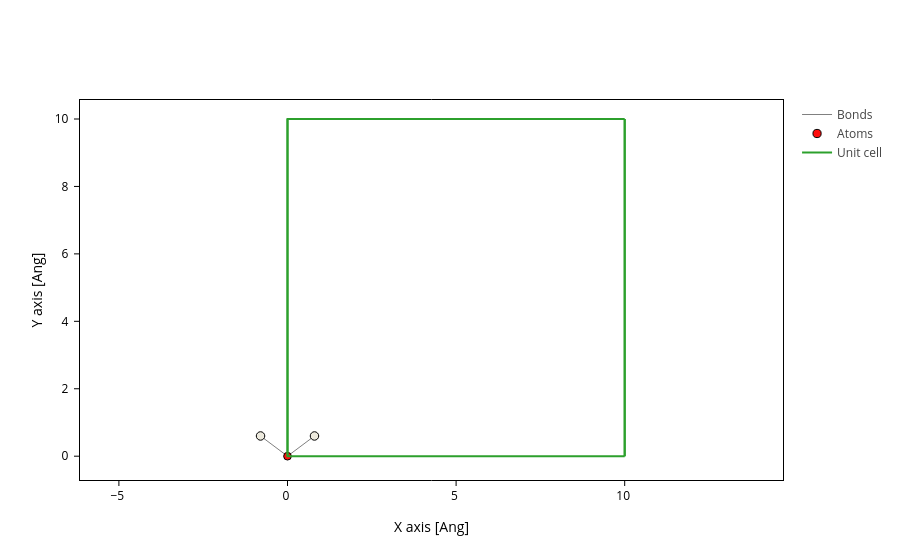

Notebook source saved alongside this figure:
### Code cell
system.plot(axes="xy") #aixo de q no estigui centrada es una putada, pq nsq en un altre programa, et tallara l estructura

### Figure 1 — Plotly figure (JSON) as saved in the notebook; plotly's stock layout.template omitted (floating-point values rounded to 4 significant figures)
{"data": [{"line": {"color": "gray", "width": 1}, "meta": {}, "mode": "lines", "name": "Bonds", "opacity": 1, "type": "scatter", "x": [0.0, 0.04211, 0.08421, 0.1263, 0.1684, 0.2105, 0.2526, 0.2947, 0.3368, 0.3789, 0.4211, 0.4632, 0.5053, 0.5474, 0.5895, 0.6316, 0.6737, 0.7158, 0.7579, 0.8, NaN, 0.0, -0.04211, -0.08421, -0.1263, -0.1684, -0.2105, -0.2526, -0.2947, -0.3368, -0.3789, -0.4211, -0.4632, -0.5053, -0.5474, -0.5895, -0.6316, -0.6737, -0.7158, -0.7579, -0.8, NaN], "y": [0.0, 0.03158, 0.06316, 0.09474, 0.1263, 0.1579, 0.1895, 0.2211, 0.2526, 0.2842, 0.3158, 0.3474, 0.3789, 0.4105, 0.4421, 0.4737, 0.5053, 0.5368, 0.5684, 0.6, NaN, 0.0, 0.03158, 0.06316, 0.09474, 0.1263, 0.1579, 0.1895, 0.2211, 0.2526, 0.2842, 0.3158, 0.3474, 0.3789, 0.4105, 0.4421, 0.4737, 0.5053, 0.5368, 0.5684, 0.6, NaN]}, {"marker": {"color": ["#FF0D0D", "#EDEADE", "#EDEADE"], "line": {"color": "black", "width": 1}, "opacity": 1, "size": [7.68, 8.48, 8.48]}, "meta": {}, "mode": "markers", "name": "Atoms", "opacity": 1, "type": "scatter", "x": [0.0, 0.8, -0.8], "y": [0.0, 0.6, 0.6]}, {"meta": {}, "mode": "lines", "name": "Unit cell", "type": "scatter", "x": [0.0, 0.0, 10.0, 10.0, 0.0, 0.0, NaN, 0.0, 0.0, 0.0, 10.0, 10.0, 0.0, NaN, 10.0, 10.0, NaN, 10.0, 10.0], "y": [0.0, 10.0, 10.0, 10.0, 10.0, 10.0, NaN, 10.0, 0.0, 0.0, 0.0, 0.0, 0.0, NaN, 10.0, 0.0, NaN, 10.0, 0.0]}], "layout": {"scene": {"aspectmode": "data", "xaxis": {"title": {"text": "X axis [Ang]"}}, "yaxis": {"title": {"text": "Y axis [Ang]"}}}, "xaxis": {"scaleanchor": "y", "scaleratio": 1, "title": {"text": "X axis [Ang]"}}, "yaxis": {"title": {"text": "Y axis [Ang]"}}}}
